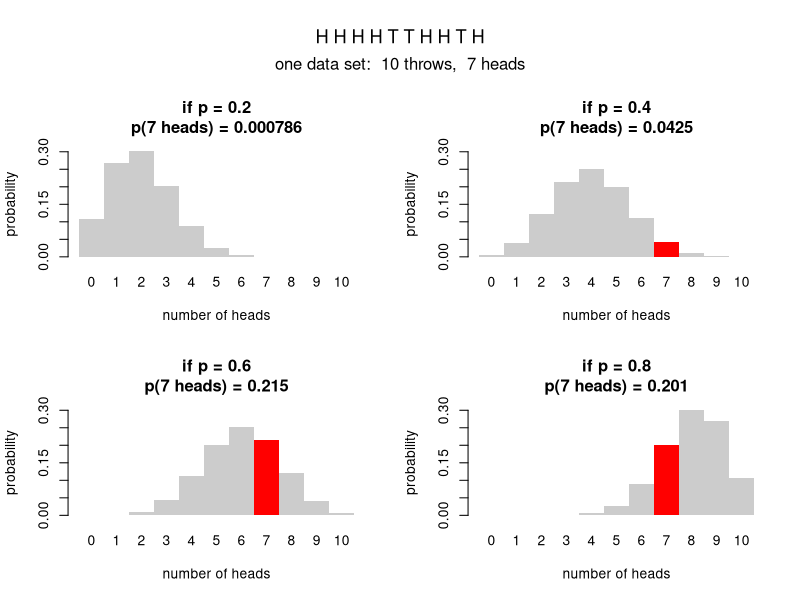

This figure's R source:
# One data set, four candidate coins.
#
# CoinAssumptions.R asked what a distribution looks like when the process
# behind it changes.  This script turns that around.  The throws have already
# happened; what changes from panel to panel is only the coin we SUPPOSE was
# used.  Each panel answers one question: if the coin really were this one,
# how likely was the result I am holding?

p_head <- 0.65         # the coin in the world
throws <- 10           # how many times it is thrown

# Four guesses about that coin.  None of them is the real one, on purpose:
# the data narrow the field down, they do not hand over the answer.
candidates <- c(0.2, 0.4, 0.6, 0.8)

# ---------------------------------------------------------------- the data

# ONE data set.  Everything below is four ways of looking at these same
# throws -- not four experiments.
tosses <- sample(c("H", "T"), size = throws, replace = TRUE,
                 prob = c(p_head, 1 - p_head))
heads <- sum(tosses == "H")

# ---------------------------------------------------------------- the plot

possible <- 0:throws

# Every panel gets the same y axis.  If each panel scaled itself, a bar could
# look tall under one candidate and short under another for no reason except
# the scaling, and the comparison would be an artefact of the picture.
ymax <- max(sapply(candidates, function(p) dbinom(possible, throws, p)))

par(mfrow = c(2, 2), oma = c(0, 0, 5, 0))

for (p in candidates)
{

  probs <- dbinom(possible, throws, p)

  # The height of the bar standing over the count we actually got.  This
  # number is the whole point of the script.  The picture is about the COUNT;
  # the throws are printed above only so that the count feels like something
  # that happened rather than a number out of thin air.
  #
  # signif() rather than round(): under a badly wrong coin the probability is
  # tiny but it is never nought, and a result that rounds to zero is not the
  # same thing as a result that cannot happen.
  height <- dbinom(heads, throws, p)

  colours <- rep("grey80", length(possible))
  colours[possible == heads] <- "red"

  barplot(probs, names.arg = possible, col = colours, border = NA,
          space = 0, ylim = c(0, ymax),
          xlab = "number of heads", ylab = "probability",
          main = paste0("if p = ", p, "\np(", heads, " heads) = ",
                        signif(height, 3)))

}

sequence_text <- paste(tosses, collapse = " ")
if (throws > 40) sequence_text <- paste(paste(tosses[1:40], collapse = " "), "...")

mtext(sequence_text, outer = TRUE, line = 2.2, cex = 1.1)
mtext(paste0("one data set:  ", throws, " throws,  ", heads, " heads"),
      outer = TRUE, line = 0.6, cex = 1)

# ---------------------------------------------------------------- the point

# Same result, four coins, four very different probabilities.  Some coins make
# what we saw an ordinary morning; others make it a small miracle.  Run the
# script again and the throws change, so the red bar moves -- one data set is
# only one data set.  Raise `throws` and watch how much harder it becomes for
# the wrong coins to explain what happened.
cat("throws:", sequence_text, "\n")
cat("heads :", heads, "of", throws, "\n\n")
for (p in candidates)
{
  cat("  if p =", format(p, nsmall = 2), "  p(", heads, "heads ) =",
      signif(dbinom(heads, throws, p), 3), "\n")
}
